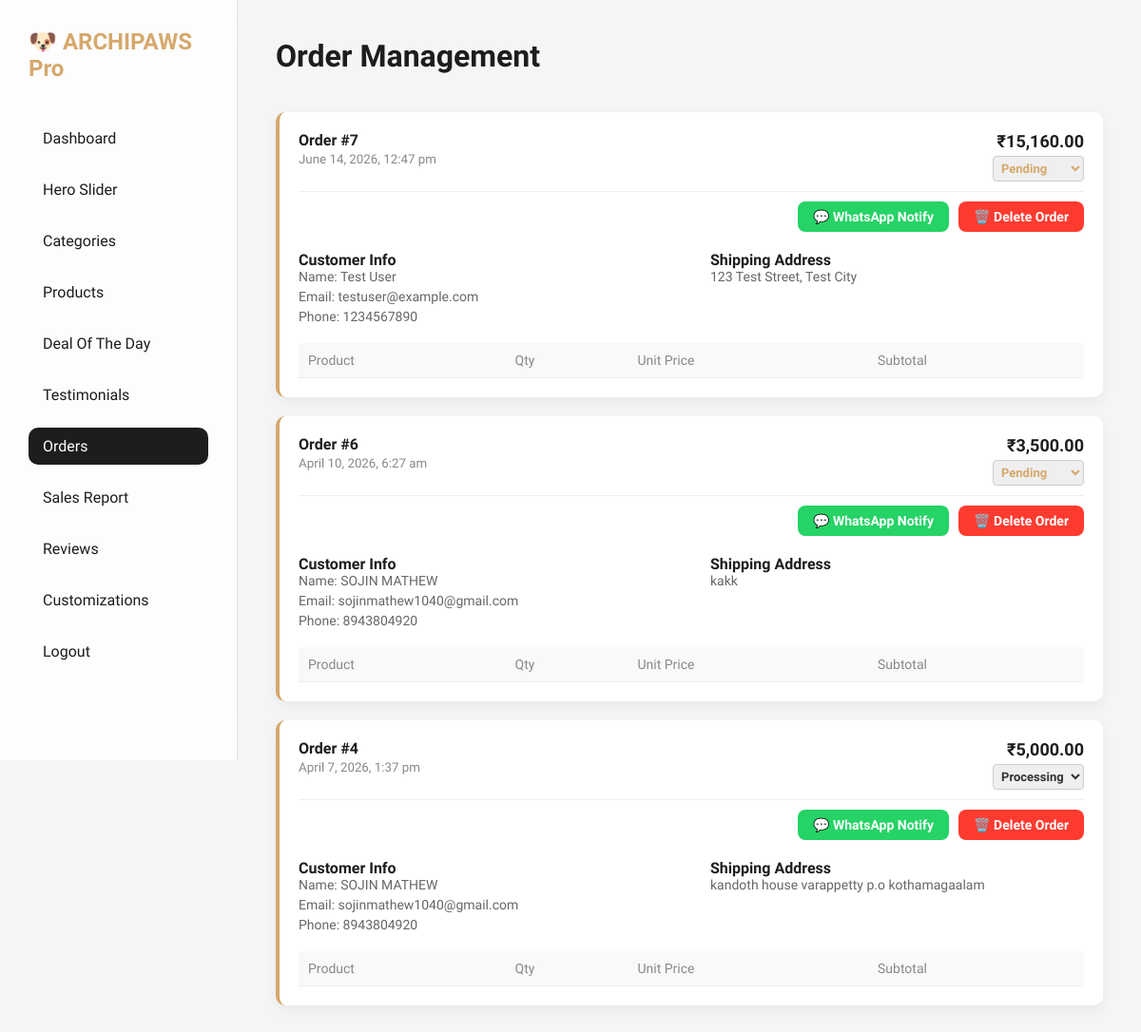
The app's page /admin/orders.php (signed in) with its own data.
### tables this page shows
CREATE TABLE `orders` (
  `id` int(11) NOT NULL AUTO_INCREMENT,
  `user_id` int(11) NOT NULL,
  `name` varchar(255) NOT NULL,
  `email` varchar(255) NOT NULL,
  `phone` varchar(50) NOT NULL,
  `shipping_address` text NOT NULL,
  `total_price` decimal(10,2) NOT NULL,
  `status` varchar(50) DEFAULT 'Pending',
  `created_at` timestamp NOT NULL DEFAULT current_timestamp(),
  PRIMARY KEY (`id`),
  KEY `user_id` (`user_id`)
);

### admin/orders.php (the view, shortened to what this page needs)
<?php
require_once '../db.php';
$orders = $pdo->query("SELECT o.*, u.name as user_name FROM orders o JOIN users u ON o.user_id = u.id ORDER BY o.id DESC")->fetchAll(PDO::FETCH_ASSOC);
?>
<!DOCTYPE html>
<html>
<head>
    <link rel="stylesheet" href="assets/admin.css">
</head>
<body>
    <div class="admin-container">
        <div class="sidebar">
            <h2>🐶 ARCHIPAWS Pro</h2>
            <ul>
                <li><a href="index.php">Dashboard</a></li>
                <li><a href="hero_manager.php">Hero Slider</a></li>
                <li><a href="category_manager.php">Categories</a></li>
                <li><a href="product_manager.php">Products</a></li>
                <li><a href="deal_manager.php">Deal Of The Day</a></li>
                <li><a href="testimonial_manager.php">Testimonials</a></li>
                <li><a href="orders.php" class="active">Orders</a></li>
                <li><a href="sales_report.php">Sales Report</a></li>
                <li><a href="review_manager.php">Reviews</a></li>
                <li><a href="customizations.php">Customizations</a></li>
                <li><a href="logout.php">Logout</a></li>
            </ul>
        </div>
        <div class="main-content">
            <div class="header-top">
                <h1>Order Management</h1>
            </div>
            <?php if (empty($orders)): ?>
                <div class="card">
                    <p style="color:#666;">No orders placed yet.</p>
                </div>
            <?php else: ?>
                <?php
                foreach ($orders as $o):
                    $itemsWaText = "";
                    ?>
                    <div class="order-card">
                        <div class="order-header">
                            <div>
                                <h4>Order #<?= $o['id'] ?></h4>
                                <small style="color:#888;"><?= date('F j, Y, g:i a', strtotime($o['created_at'])) ?></small>
                            </div>
                            <div style="text-align: right;">
                                <strong style="font-size:18px;">₹<?= number_format($o['total_price'], 2) ?></strong>
                                <form method="POST" style="margin-top: 5px;">
                                    <?php $phoneTrimmed = preg_replace('/[^0-9]/', '', $o['phone']); ?>
                                    <?php
                                    $fullWaMsg = "Hello " . $o['name'] . ", your order #" . $o['id'] . " from ARCHIPAWS Pet Shop has been updated to: STATUS_PLACEHOLDER.\n\n*Order Details:*\n" . $itemsWaText;
                                    ?>
                                    <select name="status"
                                        onchange="updateStatusAndWhatsapp(this, '<?= $phoneTrimmed ?>', '<?= rawurlencode($fullWaMsg) ?>')"
                                        style="padding: 4px; font-size: 13px; font-weight: 600; border-radius: 4px; border: 1px solid #ccc; color: <?= $o['status'] == 'Delivered' ? 'green' : ($o['status'] == 'Pending' ? '#d6a86c' : '#333') ?>;">
                                        <option value="Pending" <?= $o['status'] == 'Pending' ? 'selected' : '' ?>>Pending</option>
                                        <option value="Processing" <?= $o['status'] == 'Processing' ? 'selected' : '' ?>>Processing
                                        </option>
                                    </select>
                                </form>
                            </div>
                        </div>
                        <div class="order-actions"
                            style="margin-top: -5px; margin-bottom: 20px; display: flex; gap: 10px; justify-content: flex-end;">
                            <?php
                            $wa_msg = rawurlencode(str_replace('STATUS_PLACEHOLDER', $o['status'], $fullWaMsg));
                            ?>
                            <a href="https://wa.me/<?= $phoneTrimmed ?>?text=<?= $wa_msg ?>" target="_blank"
                                style="padding: 8px 16px; background: #25D366; color: white; border-radius: 8px; text-decoration: none; font-size: 14px; font-weight: bold;">💬
                                WhatsApp Notify</a>
                            <form action="delete_order.php" method="POST"
                                onsubmit="return confirm('Are you sure you want to delete this order?');" style="margin:0;">
                                <button type="submit"
                                    style="padding: 8px 16px; background: #ff3b30; color: white; border: none; border-radius: 8px; cursor: pointer; font-size: 14px; font-weight: bold;">🗑️
                                    Delete Order</button>
                            </form>
                        </div>
                        <div style="display:flex; gap: 40px;">
                            <div class="order-meta" style="flex:1;">
                                <strong>Customer Info</strong>
                                <span>Name: <?= htmlspecialchars($o['name']) ?></span>
                                <span>Email: <?= htmlspecialchars($o['email']) ?></span>
                                <span>Phone: <?= htmlspecialchars($o['phone']) ?></span>
                            </div>
                            <div class="order-meta" style="flex:1;">
                                <strong>Shipping Address</strong>
                                <span><?= nl2br(htmlspecialchars($o['shipping_address'])) ?></span>
                            </div>
                        </div>
                        <div class="order-items">
                            <table>
                                <thead>
                                    <tr>
                                        <th>Product</th>
                                        <th>Qty</th>
                                        <th>Unit Price</th>
                                        <th>Subtotal</th>
                                    </tr>
                                </thead>
                            </table>
                        </div>
                    </div>
                <?php endforeach; ?>
            <?php endif; ?>
        </div>
    </div>
</body>
</html>

### admin/assets/admin.css (style rules this page uses)
* { margin: 0; padding: 0; box-sizing: border-box; font-family: 'Quicksand', sans-serif; }
body { background: #f5f5f7; color: #1d1d1f; }
.admin-container { display: flex; min-height: 100vh; }
.sidebar { width: 250px; background: rgba(255, 255, 255, 0.8); backdrop-filter: blur(20px); border-right: 1px solid rgba(0, 0, 0, 0.1); padding: 30px; position: fixed; height: 100vh; }
.sidebar h2 { font-size: 24px; color: #d6a86c; margin-bottom: 40px; display: flex; align-items: center; gap: 10px; }
.sidebar ul { list-style: none; }
.sidebar ul li { margin-bottom: 15px; }
.sidebar ul li a { text-decoration: none; color: #1d1d1f; font-size: 16px; font-weight: 500; display: block; padding: 10px 15px; border-radius: 10px; transition: 0.3s; }
.sidebar ul li a:hover, .sidebar ul li a.active { background: #1d1d1f; color: #fff; }
.main-content { flex: 1; margin-left: 250px; padding: 40px; }
.header-top { display: flex; justify-content: space-between; align-items: center; margin-bottom: 40px; }
.header-top h1 { font-size: 32px; font-weight: 600; }
table { width: 100%; border-collapse: collapse; margin-top: 20px; }
table th, table td { padding: 15px; text-align: left; border-bottom: 1px solid #eee; }
table th { font-size: 14px; color: #888; font-weight: 500; }

### admin/orders.php (style rules this page uses)
.order-card { background: #fff; padding: 20px; border-radius: 10px; margin-bottom: 20px; box-shadow: 0 5px 15px rgba(0, 0, 0, 0.05); border-left: 4px solid #d6a86c; }
.order-header { display: flex; justify-content: space-between; border-bottom: 1px solid #eee; padding-bottom: 10px; margin-bottom: 15px; }
.order-header h4 { margin: 0; color: #1d1d1f; }
.order-meta span { display: block; font-size: 14px; color: #666; margin-bottom: 5px; }
.order-items table { width: 100%; border-collapse: collapse; font-size: 14px; margin-top: 15px; }
.order-items th, .order-items td { padding: 10px; text-align: left; border-bottom: 1px solid #eee; }
.order-items th { background: #f9f9f9; }

### records on screen
orders: id "7", created_at "June 14, 2026, 12:47 pm", total_price "15,160.00", status "Pending", name "Test User", email "testuser@example.com", phone "1234567890", shipping_address "123 Test Street, Test City"
orders: id "6", created_at "April 10, 2026, 6:27 am", total_price "3,500.00", status "Pending", name "SOJIN MATHEW", email "sojinmathew1040@gmail.com", phone "8943804920", shipping_address "kakk"
orders: id "4", created_at "April 7, 2026, 1:37 pm", total_price "5,000.00", status "Processing", name "SOJIN MATHEW", email "sojinmathew1040@gmail.com", phone "8943804920", shipping_address "kandoth house varappetty p.o kothamagaalam"
